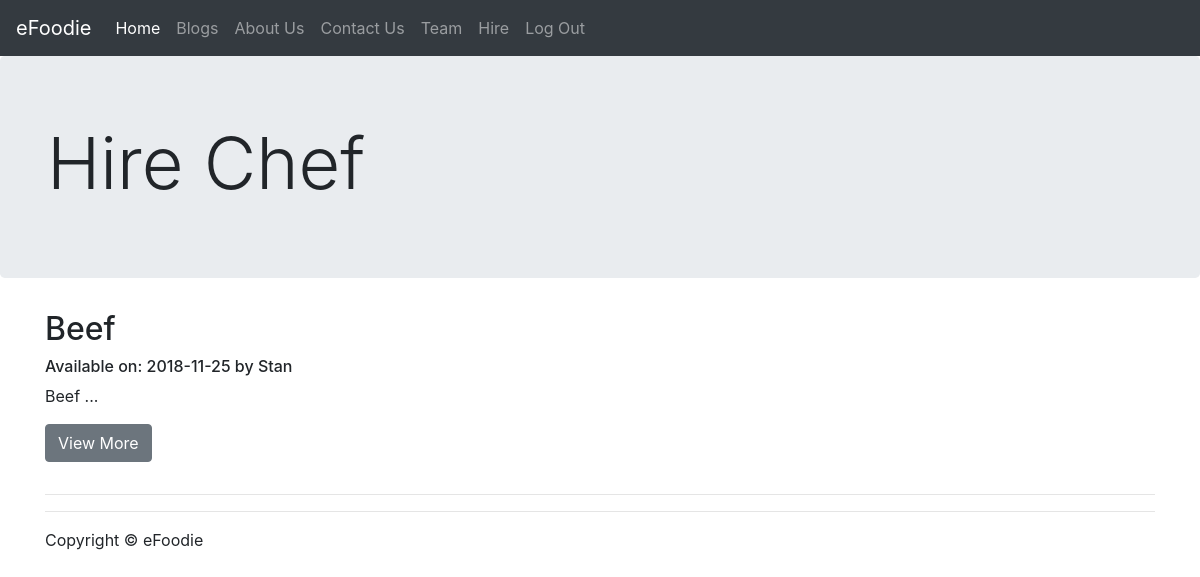
Page /schedule.php on the committed database.
### tables this page shows
CREATE TABLE `schedule` (
  `schedule_id` int(8) NOT NULL,
  `chef_name` varchar(20) NOT NULL,
  `chef_specialization` text NOT NULL,
  `chef_rates` text NOT NULL,
  `days_available` date NOT NULL,
  `chef_photo` varchar(200) NOT NULL,
  `status` tinyint(1) NOT NULL
);

### schedule.php (the view)
<?php
include_once 'phpscripts/connection.php';
	include "templates/header.php";
	include "templates/testnav.php";
?>
    <main role="main">
      <div class="jumbotron">
        <div class="container">
          <h1 class="display-3">Hire Chef</h1>
        </div>
      </div>
      <div class="container">
        <div class="row">
<?php
if (isset($_GET["schedule_id"])){
	$articleid = $_GET["schedule_id"];
    $select_art = "SELECT * FROM schedule";
	$art_res = $db->query($select_art);
    if ($art_res->num_rows > 0){
        $art_row = $art_res->fetch_assoc();
?>
        <div class="row">
          <div class="col-md-8">
            <h2><?php print $art_row["chef_specialization"]; ?></h2>
           <h6>Published on: <?php print date( $art_row["days_available"]); ?> by <?php print $art_row["chef_name"]; ?></h6>
            <p><?php print $msg_row["chef_specialization"]; ?></p>
            <p><?php print $msg_row["chef_rates"]; ?></p>
            <p><?php print $msg_row["chef_photo"]; ?></p>
          </div>
          <div class="col-md-4">
            <h2>Chef Schedules.</h2>
            <p>These are the schedules</p>
          </div>
        </div>
<?php
}else{
        header("Location: ./");
		exit();
}
}else{
    $select_art = "SELECT * FROM schedule";
    $art_res= $db->query($select_art);
    if ($art_res->num_rows > 0){
        while($art_row = $art_res->fetch_assoc()){
        ?>
                  <div class="col-md-4">
            <h2><?php print $art_row["chef_specialization"]; ?></h2>
           <h6>Available on: <?php print date( $art_row["days_available"]); ?> by <?php print $art_row["chef_name"]; ?></h6>
   <?php
			$max_words = 20;
			$art_fullText = addslashes($art_row["chef_specialization"]);
			$shown_string = implode(' ', array_slice(str_word_count(addslashes($art_fullText), 2), 0, $max_words)) . ' ... ' ;
			?>
			<p><?php print $shown_string;  ?></p>
            <p><a class="btn btn-secondary" href="readschedule.php?schedule_id=<?php print $art_row["schedule_id"]; ?>" role="button">View More</a></p>
        </div>
        <?php
        }
    }else{
        echo 'No data';
    }
}
?>
        </div>
        <hr />
        <hr />
      </div>
<?php
	include "templates/footer.php";
?>

### css/style.css (style rules this page uses)
body { padding-top: 3.5rem; }

### rows in the picture
schedule: chef_specialization "Beef", days_available "2018-11-25", chef_name "Stan", chef_specialization "Beef ..."
